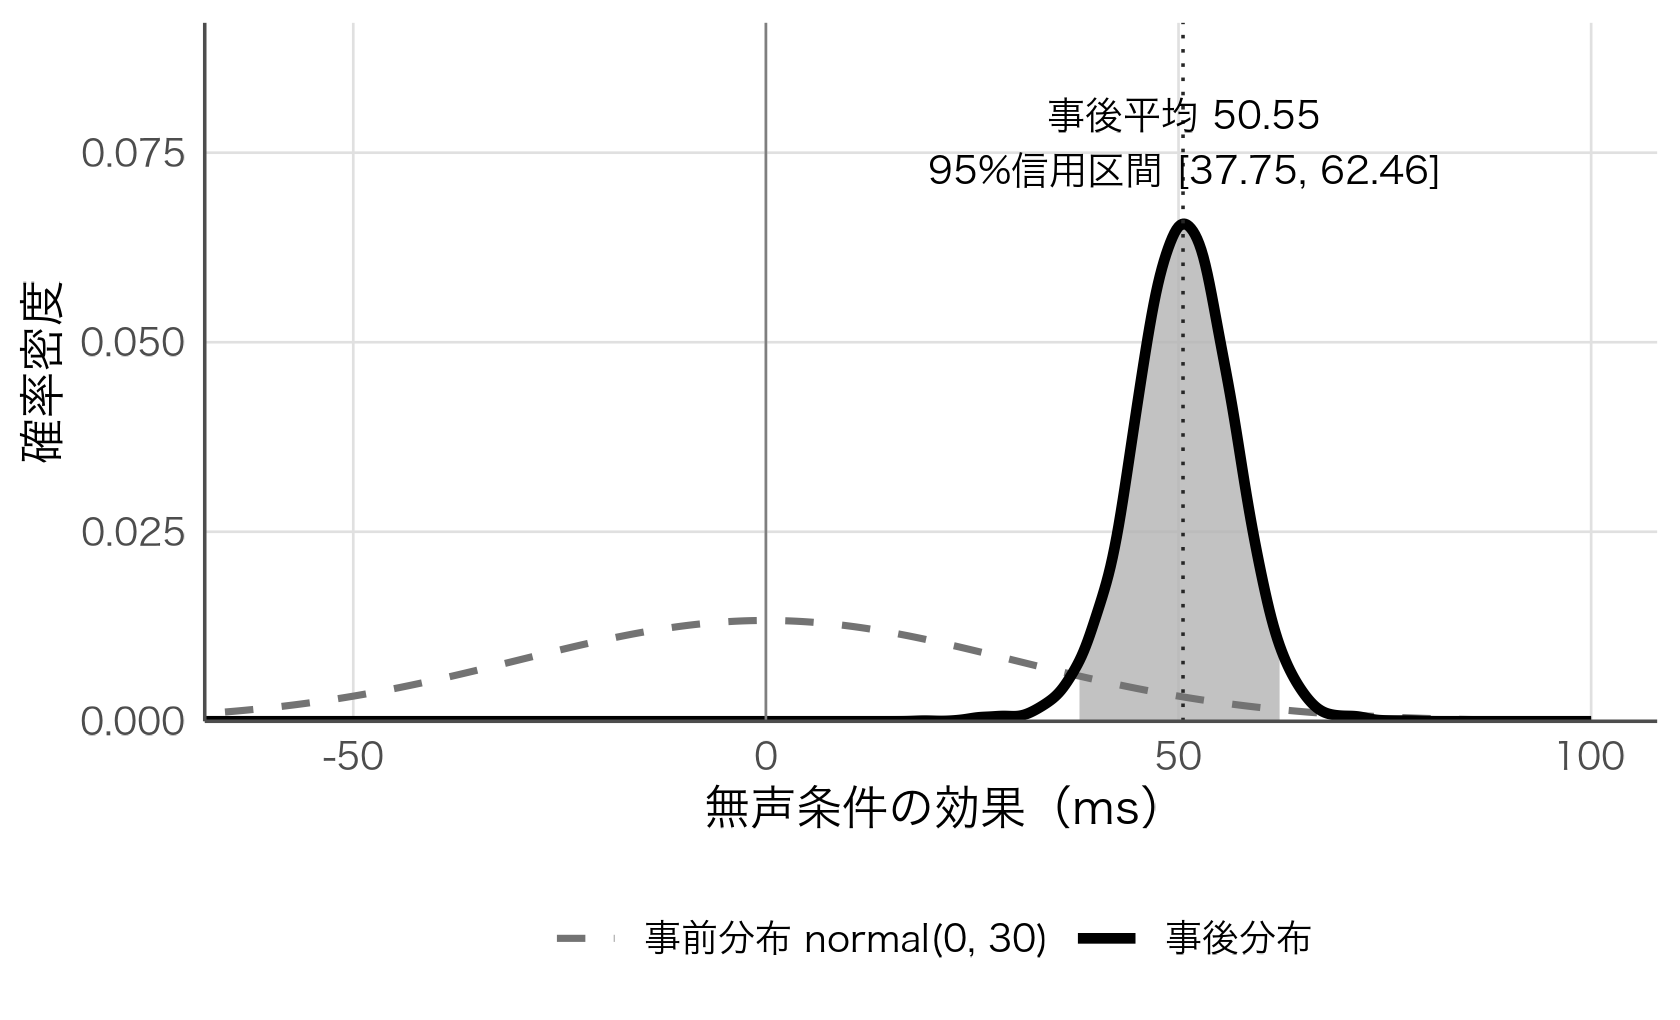

Recreate this plot in R.
# 図8-1：条件の効果（b_conditionvoiceless）の事前分布と事後分布の重ね描き。
# 本文8.3節の priors_new（intercept normal(50,30), b normal(0,30), sd exponential(0.1)）で当てはめる。
source("figures/style.R"); source("figures/vot_data.R")
suppressPackageStartupMessages(library(brms))
priors_new <- c(prior(normal(50, 30), class = "Intercept"),
                prior(normal(0, 30), class = "b"),
                prior(exponential(0.1), class = "sd"))
fit <- brm(VOT ~ condition + (1 + condition | speaker) + (1 | word),
           data = vot_data, family = gaussian(), prior = priors_new,
           chains = 4, iter = 2000, warmup = 1000, seed = 42,
           control = list(adapt_delta = 0.95), refresh = 0, silent = 2)
beta <- as_draws_df(fit)$b_conditionvoiceless
ci <- quantile(beta, c(.025, .975))
cat(sprintf("post mean %.2f  sd %.2f  95%%CI [%.2f, %.2f]\n", mean(beta), sd(beta), ci[1], ci[2]))
cat("max Rhat", max(brms::rhat(fit), na.rm = TRUE), " divergent", sum(subset(nuts_params(fit), Parameter == "divergent__")$Value), "\n")
x <- seq(-100, 100, length.out = 801)
dens <- density(beta, from = -100, to = 100, n = 801, bw = "SJ")
d <- rbind(data.frame(x = x, y = dnorm(x, 0, 30), dist = "事前分布 normal(0, 30)"),
           data.frame(x = dens$x, y = dens$y, dist = "事後分布"))
d$dist <- factor(d$dist, levels = c("事前分布 normal(0, 30)", "事後分布"))
band <- subset(d, dist == "事後分布" & x >= ci[1] & x <= ci[2])
p <- ggplot(d, aes(x, y)) +
  geom_area(data = band, fill = "grey70", alpha = 0.8) +
  geom_line(aes(linetype = dist, linewidth = dist, colour = dist)) +
  geom_vline(xintercept = 0, colour = "grey50", linewidth = 0.3) +
  geom_vline(xintercept = mean(beta), colour = "grey15", linewidth = 0.4, linetype = "dotted") +
  scale_linetype_manual(values = c("dashed", "solid"), name = NULL) +
  scale_linewidth_manual(values = c(0.8, 1.2), name = NULL) +
  scale_colour_manual(values = c("grey45", "black"), name = NULL) +
  annotate("text", x = mean(beta), y = max(dens$y) * 1.08,
           label = sprintf("事後平均 %.2f\n95%%信用区間 [%.2f, %.2f]", mean(beta), ci[1], ci[2]),
           family = "hira", size = 3.2, vjust = 0) +
  scale_y_continuous(expand = expansion(mult = c(0, 0.3))) +
  coord_cartesian(xlim = c(-60, 100)) +
  labs(x = "無声条件の効果（ms）", y = "確率密度")
save_fig(p, "ch08_prior_posterior", w = 5.6, h = 3.4)
